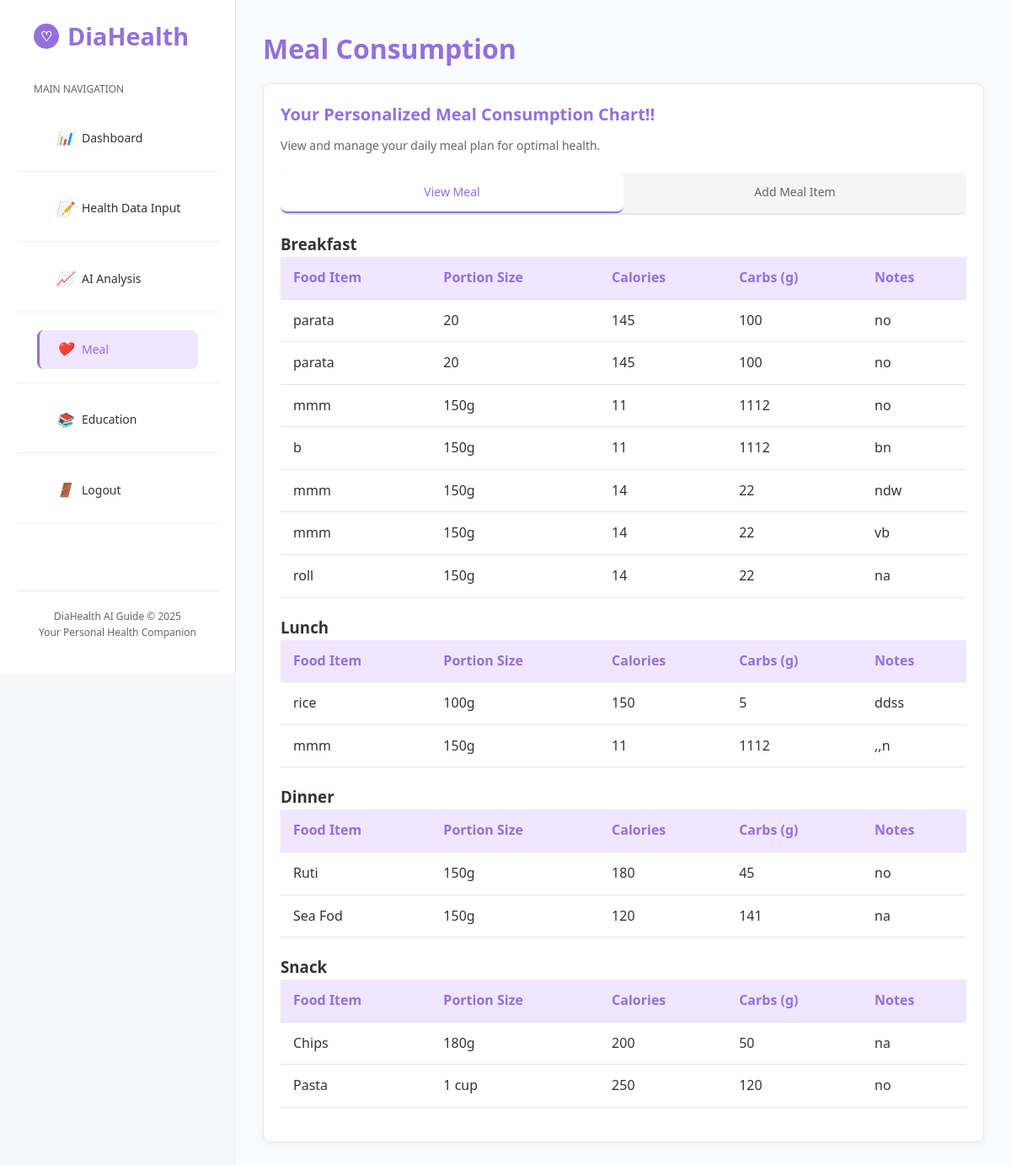
The page /meal.php on the database its author committed.
### tables this page shows
CREATE TABLE `diet` (
  `id` int(11) NOT NULL,
  `meal_type` varchar(50) NOT NULL,
  `food_item` varchar(100) NOT NULL,
  `portion_size` varchar(50) NOT NULL,
  `calories` int(11) NOT NULL,
  `carbs` int(11) NOT NULL,
  `notes` text DEFAULT NULL,
  `created_at` timestamp NOT NULL DEFAULT current_timestamp(),
  `user_id` int(11) NOT NULL
);

### meal.php (the view, shortened to what this page needs)
<?php
$servername = "localhost";
$username = "root";
$password = "";
$dbname = "health_data";
try {
    $conn = new PDO("mysql:host=$servername;dbname=$dbname", $username, $password);
    $conn->setAttribute(PDO::ATTR_ERRMODE, PDO::ERRMODE_EXCEPTION);
} catch(PDOException $e) {
    echo "Connection failed: " . $e->getMessage();
    exit;
}
$meal_types = ['breakfast', 'lunch', 'dinner', 'snack'];
$diet_items = [];
foreach ($meal_types as $type) {
    $stmt = $conn->prepare("SELECT * FROM diet WHERE meal_type = :meal_type");
    $stmt->execute(['meal_type' => $type]);
    $diet_items[$type] = $stmt->fetchAll(PDO::FETCH_ASSOC);
}
?>
<!DOCTYPE html>
<html lang="en">
<head>
    <link rel="stylesheet" href="styles1.css">
</head>
<body>
<div class="sidebar">
    <div class="logo">
        <div class="logo-icon">
            <span class="heart-icon">♡</span>
        </div>
        DiaHealth
    </div>
    <div class="nav-header">Main Navigation</div>
    <ul class="nav-links">
        <li><a href="dashboard.php"><i>📊</i> Dashboard</a></li>
        <li><a href="healthdata.php"><i>📝</i> Health Data Input</a></li>
        <li><a href="ai_analysis.php"><i>📈</i> AI Analysis</a></li>
        <li><a href="meal.php" class="active"><i>❤️</i> Meal</a></li>
        <li><a href="educational.php"><i>📚</i> Education</a></li>
        <li><a href="index.php"><i>🚪</i> Logout</a></li>
    </ul>
    <div class="footer">
        DiaHealth AI Guide © 2025<br>
        Your Personal Health Companion
    </div>
</div>
    <div class="main-content">
        <h1 class="page-title">Meal Consumption</h1>
        <div class="card">
            <h2 class="card-title">Your Personalized Meal Consumption Chart!!</h2>
            <p class="card-subtitle">View and manage your daily meal plan for optimal health.</p>
            <div class="tabs">
                <div class="tab active" data-tab="view">View Meal</div>
                <div class="tab" data-tab="add">Add Meal Item</div>
            </div>
            <div id="view-tab" class="tab-content active">
                <?php foreach ($meal_types as $type): ?>
                    <h3><?php echo ucfirst($type); ?></h3>
                    <?php if (empty($diet_items[$type])): ?>
                        <p>No items added for <?php echo ucfirst($type); ?>.</p>
                    <?php else: ?>
                        <table class="diet-table">
                            <thead>
                                <tr>
                                    <th>Food Item</th>
                                    <th>Portion Size</th>
                                    <th>Calories</th>
                                    <th>Carbs (g)</th>
                                    <th>Notes</th>
                                </tr>
                            </thead>
                            <tbody>
                                <?php foreach ($diet_items[$type] as $item): ?>
                                    <tr>
                                        <td><?php echo htmlspecialchars($item['food_item']); ?></td>
                                        <td><?php echo htmlspecialchars($item['portion_size']); ?></td>
                                        <td><?php echo htmlspecialchars($item['calories']); ?></td>
                                        <td><?php echo htmlspecialchars($item['carbs']); ?></td>
                                        <td><?php echo htmlspecialchars($item['notes'] ?: 'N/A'); ?></td>
                                    </tr>
                                <?php endforeach; ?>
                            </tbody>
                        </table>
                    <?php endif; ?>
                <?php endforeach; ?>
            </div>
        </div>
    </div>
</body>
</html>

### rows shown on the page
diet: food_item "parata", portion_size "20", calories "145", carbs "100", notes "no"
diet: food_item "parata", portion_size "20", calories "145", carbs "100", notes "no"
diet: food_item "mmm", portion_size "150g", calories "11", carbs "1112", notes "no"
diet: food_item "b", portion_size "150g", calories "11", carbs "1112", notes "bn"
diet: food_item "mmm", portion_size "150g", calories "14", carbs "22", notes "ndw"
diet: food_item "mmm", portion_size "150g", calories "14", carbs "22", notes "vb"
diet: food_item "roll", portion_size "150g", calories "14", carbs "22", notes "na"
diet: food_item "rice", portion_size "100g", calories "150", carbs "5", notes "ddss"
diet: food_item "mmm", portion_size "150g", calories "11", carbs "1112", notes ",,n"
diet: food_item "Ruti", portion_size "150g", calories "180", carbs "45", notes "no"
diet: food_item "Sea Fod", portion_size "150g", calories "120", carbs "141", notes "na"
diet: food_item "Chips", portion_size "180g", calories "200", carbs "50", notes "na"
diet: food_item "Pasta", portion_size "1 cup", calories "250", carbs "120", notes "no"

### other values the page prints
$type "Breakfast"
$type "Lunch"
$type "Dinner"
$type "Snack"
